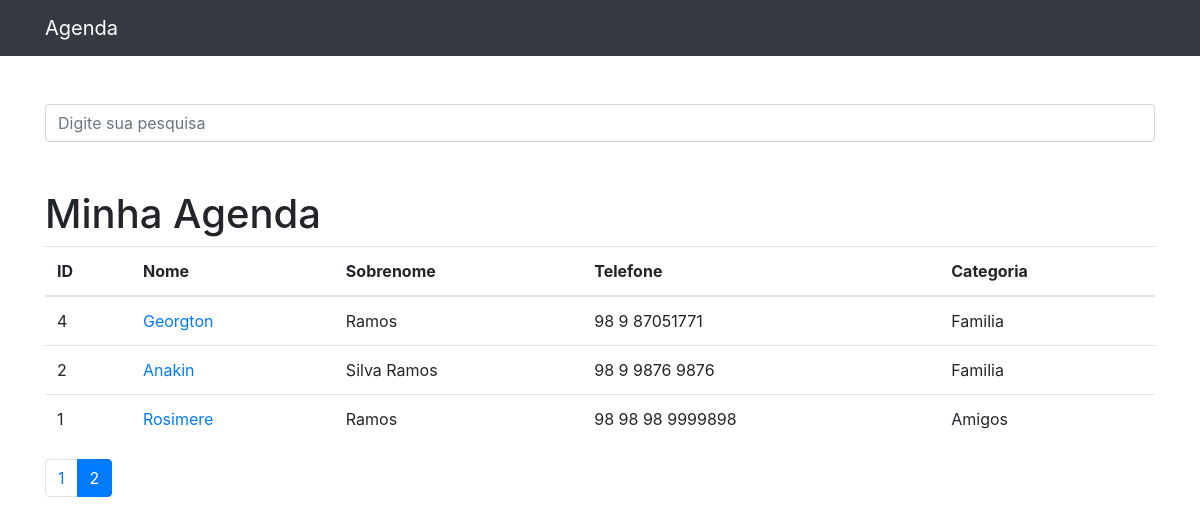
Screenshot of /?p=2&termo= with the database file from the repository.
### contatos/models.py (models this page shows, shortened)
class Contato(models.Model):
    nome = models.CharField(max_length=255)
    sobrenome = models.CharField(max_length=255, blank=True)
    telefone = models.CharField(max_length=255)
    email = models.CharField(max_length=255, blank=True)
    data_criacao = models.DateTimeField(default=timezone.now)
    descricao = models.TextField(blank=True)
    categoria = models.ForeignKey(Categoria, on_delete=models.DO_NOTHING)
    mostrar = models.BooleanField(default=True)
    foto = models.ImageField(blank=True, upload_to='fotos/%Y/%m/%d')

class Categoria(models.Model):
    nome = models.CharField(max_length=255)
    def __str__(self):
        return self.nome

### contatos/views.py (the view)
# urls.py: path('', views.index, name='index'),
def index(request):
    contatos = Contato.objects.order_by('-id').filter(mostrar=True)
    paginator = Paginator(contatos, 5)
    page = request.GET.get('p')
    contatos = paginator.get_page(page)
    return render(request, 'contatos/index.html', {
        'contatos' : contatos
    })

### contatos/templates/contatos/index.html (shortened to what this page needs)
{%extends 'base.html'%}
{%block conteudo%}
    <h1 class="mt-5">Minha Agenda</h1>
    <table class="table">
      <thead>
        <tr>
          <th>ID</th>
          <th>Nome</th>
          <th>Sobrenome</th>
          <th>Telefone</th>
          <th>Categoria</th>
        </tr>
      </thead>
      <tbody>
        {% for contato in contatos %}
            <tr>
              <td>{{ contato.id }}</td>
              <td>
                <a href="{%url 'ver_contato' contato.id %}"> {{contato.nome}}</a>
              </td>
              <td>{{contato.sobrenome}}</td>
              <td>{{contato.telefone}}</td>
              <td>{{contato.categoria}}</td>
            </tr>
        {%endfor%}
      </tbody>
    </table>
<nav aria-label="Page navigation example">
  <ul class="pagination">
    {% for pagina in contatos.paginator.page_range %}
      {% if contatos.number == pagina %}
        <li class="page-item active"><a class="page-link" href="?p={{ pagina }}&termo={{ request.GET.termo }}">{{pagina}}</a></li>
      {% else %}
        <li class="page-item"><a class="page-link" href="?p={{ pagina }}&termo={{ request.GET.termo }}">{{pagina}}</a></li>
      {% endif %}
    {% endfor %}
  </ul>
</nav>
{%endblock%}

### rows the page displays
Contato: id "4", nome "Georgton", sobrenome "Ramos", telefone "98 9 87051771", categoria "Familia"
Contato: id "2", nome "Anakin", sobrenome "Silva Ramos", telefone "98 9 9876 9876", categoria "Familia"
Contato: id "1", nome "Rosimere", sobrenome "Ramos", telefone "98 98 98 9999898", categoria "Amigos"

### other values shown
{{ pagina }} "1"
{{ pagina }} "2"
